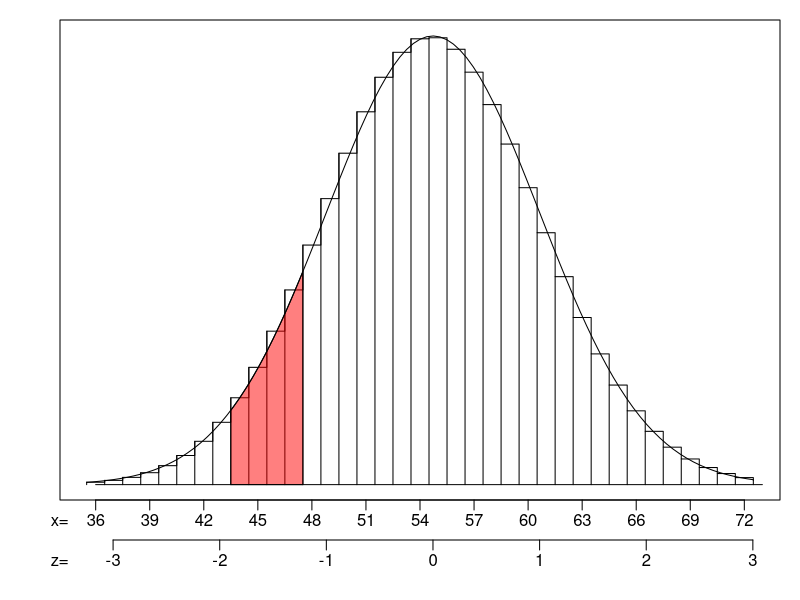

R code for this plot:
## ---- chunk 1
## DATA GENERATION
while (T)
{
    p = round(runif(1,0.04,0.96),2)
    n = sample(30:250, 1)
    mu = round(n*p,3)
    ef = n*(1-p)
    sig = round(sqrt(n*p*(1-p)),4)
    if (mu>10 & ef>10 & sig>2 & sig<7) {break}
}
while(T)
{
    zs = sort(runif(2,-2.5,2.5))
    ks = as.integer(round(mu+zs*sig,0))
    if (ks[2]-ks[1]>4) {break}
}
z1 = round((ks[1]+0.5-mu)/sig,2)
z2 = round((ks[2]-0.5-mu)/sig,2)

Pr = round(pnorm(z2),3) - round(pnorm(z1),3)
## ---- chunk 2
par(mar=c(5,3,1,1))
mu = n*p
s = sqrt(n*p*(1-p))
low = floor(mu-3*s)
high = ceiling(mu+3*s)
xs = seq(low,high,length=10000)
ys = dnorm(xs,mu,s)
yy = dbinom(low:high, n, p)
plot(low:high-0.5,yy,type="s",main=NULL,xlab=NULL,ann=FALSE, xaxt='n', ylab=NULL, yaxt='n')
lines(low:high-0.5,yy,type="h")
polygon(c(xs[xs>=ks[1]+0.5 & xs<=ks[2]-0.5], ks[2]-0.5, ks[1]+0.5),c(ys[xs>=ks[1]+0.5 & xs<=ks[2]-0.5], 0, 0), col=rgb(1,0,0,0.5))
curve(dnorm(x,mu,s),add=TRUE)
axis(side=1, line=2,at=n*p+(-3:3)*s, labels = FALSE)
mtext(c("-3","-2","-1","0","1","2","3"),side=1,line=2.5,at=n*p+(-3:3)*s)
mtext(c("z="),line=2.5,side=1,at=n*p+(-3.5)*s)
vals = seq(low,high,as.integer(sig/2+0.5))
axis(side=1, line=0, at=vals, labels = FALSE)
mtext(vals,side=1,line=0.5,at=vals)
mtext(c("x="),line=0.5,side=1,at=n*p+(-3.5)*s)
lines(c(low,high), c(0,0))
